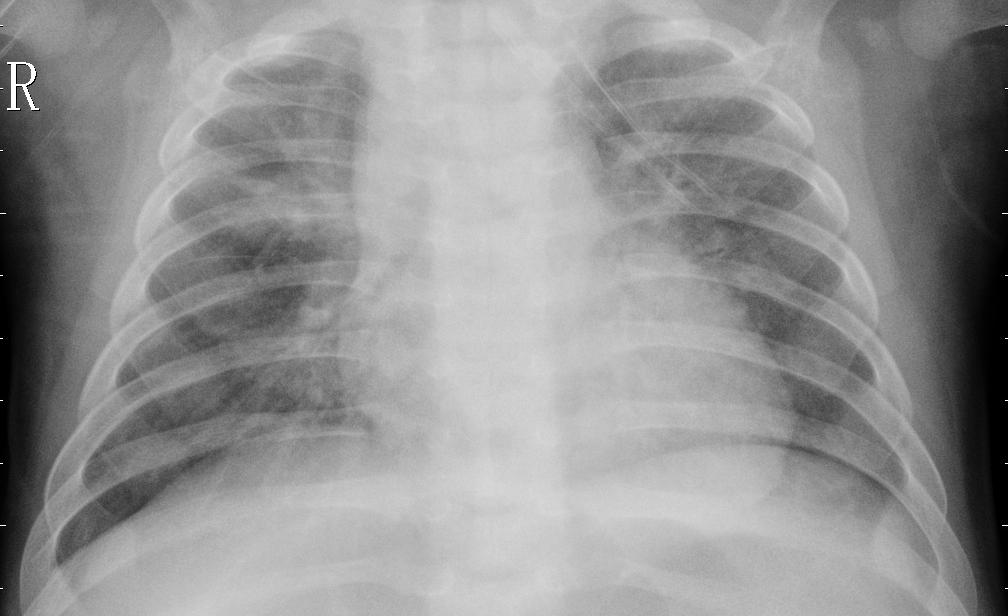
#> input picture X-Ray_image.jpeg, 1008 x 616 px, found by its file name
$ jupyter execute CLHE.ipynb
#> lines starting #> are read from the running program, lines starting #| are printed output that depends on the picture
[cell 1]
import cv2
import pandas as pd
import numpy as np
import matplotlib.pyplot as plt
from skimage.metrics import structural_similarity as ssim

[cell 2]
img=cv2.imread("/content/X-Ray_image.jpeg")
#> img is the input picture: shape (616, 1008, 3); min 0, max 255, mean 146.9
plt.imshow(img)

[cell 3]
# from google.colab import drive
# drive.mount('/content/drive')

[cell 4]
channels=img.shape[2]
#> channels = 3

[cell 5]
channels
#> Out = 3

[cell 6]
if(channels==1): # If grayscale
  In=np.asarray(img.flat)
  In
if(channels==3): # If 3-channel rgb
  Lab_img=cv2.cvtColor(img,cv2.COLOR_BGR2LAB)
#> Lab_img: shape (616, 1008, 3); mean of channels 0, 1, 2 153.8, 128, 128
  L,a,b=cv2.split(Lab_img)
#> a: shape (616, 1008); every value is 128
  L1=L.copy()
  In=np.asarray(L.flat)

[cell 7]
plt.imshow(L)

[cell 8]
L.shape
#> Out = (616, 1008)

[cell 9]
L.size
#> Out = 620928

[cell 10]
In.shape
#> Out = (620928,)

[cell 11]
In.size
#> Out = 620928

[cell 12]
In

[cell 13]
#generating a histogram
def gen_histogram(image,bins):
#> called with image = array of shape (620928,), bins = 256
  hist=np.zeros(bins)

  for i in image:
    hist[i]+=1
#> this loop made 620928 passes
#> i on passes 1 to 3: 133, 137, 141
#> after the loop, hist = 256 values, max 16040 at index 208, min 0 at index 4, mean 2425.5

  return hist


def calc_pdf(hist): #calculating probability density function
  N=np.sum(hist)
  N
  pdf=np.zeros(256)
  for i in range(0,256):
    pdf[i]=hist[i]/N

  return pdf

def check_limit(hist, limit):
    flag=False
    for i in range(256):
        if hist[i] > limit:
          print(i)
          flag=True
          return flag
          break  # Return True if any bin exceeds the limit
    return flag  # Return False if no bin exceeds the limit


def clip(image, clip_limit, hist):
  limit = image.shape[0] * image.shape[1] * clip_limit / 100
  print(limit)
  extrapixels = 0
  l = []
  while check_limit(hist, limit):

        # Find excess pixels and limit bins exceeding the limit
      for i in range(256):
          if hist[i] > limit:
             extrapixels += hist[i] - limit
             hist[i] = limit
             l.append(i)

        # Redistribute excess pixels among other bins
  print(l)
  sharepixels = extrapixels // (256 - len(l))  # Pixels to distribute per bin
  print(sharepixels)
  for i in range(256):
       if i in l:
        hist[i]=limit
       else:
         hist[i] += sharepixels

  return hist.astype('int'), l


def calc_cdf(image): #Calculating cumulative density function
  cdf=np.zeros(256)
  for i in range(0,256):
    if i==256:
       cdf[i]= np.sum(image)
    else:
      for j in range(0,i+1):
        cdf[i]+=image[j]

  return cdf

def new_intensities(image):
  for i in range(0,256):
    image[i]=image[i]*255
  return image

def get_new_image(New_values, Intensity_array):
    for i in range(len(Intensity_array)):
        if 0 <= Intensity_array[i] < len(New_values):
            Intensity_array[i] = New_values[Intensity_array[i]]
    return Intensity_array

[cell 14]
Histogram=gen_histogram(In,256)
#> Histogram has the same summary as hist in gen_histogram
plt.plot(Histogram)
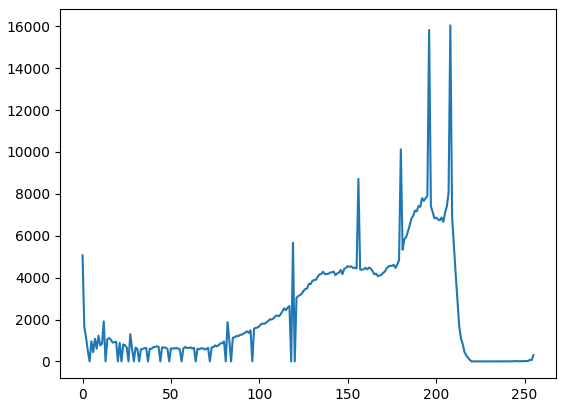
#> figure drawn by matplotlib, 1 panel; curve peaks at x = 208, y = 16040

[cell 15]
HistInt=Histogram.astype('int')
#> HistInt has the same summary as hist in gen_histogram
HistInt
#> Out has the same summary as hist in gen_histogram

[cell 16]
np.sum(HistInt)
#> Out = 620928

[cell 17]
Clip_Hist,l=clip(L,2,HistInt)
#| 12418.56
#> in check_limit, `flag=False`: flag = False
#| 196
#> the loop in clip, `while check_limit(hist, limit):` made 1 pass
#> after the loop in clip, `while check_limit(hist, limit):`: extrapixels = 7024.9; hist = 256 values, max 12418 at index 196, min 0 at index 4, mean 2398.1; l = [196, 208]
#| [196, 208]
#> in clip, `sharepixels = extrapixels // (256 - len(l))`: sharepixels = 27
#| 27.0
#> after the loop in clip, `for i in range(256):`: hist = 256 values, max 12418 at index 196, min 27 at index 4, mean 2424.8
#> Clip_Hist has the same summary as hist in clip; l = [196, 208]

[cell 18]
Clip_Hist
#> Out has the same summary as hist in clip

[cell 19]
np.sum(Clip_Hist)
#> Out = 620760

[cell 20]
plt.plot(Clip_Hist)
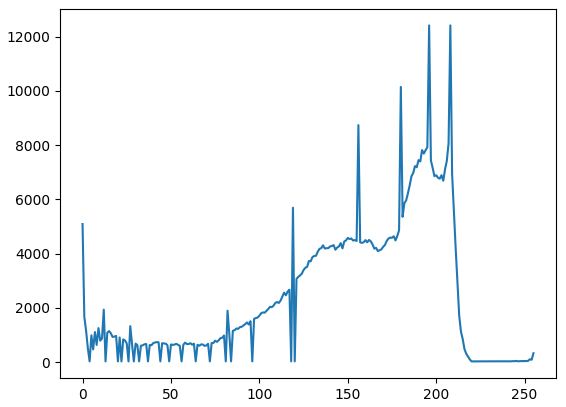
#> figure drawn by matplotlib, 1 panel; curve peaks at x = 196, y = 12418

[cell 21]
PDF=calc_pdf(Clip_Hist)
#> after the loop in calc_pdf, `for i in range(0,256):`: pdf = 256 values, max 0.02 at index 196, min 4.35e-05 at index 4, mean 0.00391
#> PDF has the same summary as pdf in calc_pdf
PDF
#> Out has the same summary as pdf in calc_pdf

[cell 22]
CDF=calc_cdf(PDF)
#> after the loop in calc_cdf, `for i in range(0,256):`: cdf = 256 values from 0.0082 to 1
#> CDF = 256 values from 0.0082 to 1
CDF
#> Out = 256 values from 0.0082 to 1

[cell 23]
New_pixel=new_intensities(CDF)
#> after the loop in new_intensities, `for i in range(0,256):`: image = 256 values from 2.09 to 255
#> New_pixel = 256 values from 2.09 to 255
New_pixel
#> Out = 256 values from 2.09 to 255

[cell 24]
New_pixel_int=New_pixel.astype('int')
#> New_pixel_int = 256 values from 2 to 255
New_pixel_int
#> Out = 256 values from 2 to 255

[cell 25]
Equal_L=get_new_image(New_pixel_int, In)
Equal_L

[cell 26]
Equal_L.shape
#> Out = (620928,)

[cell 27]
Equal_Hist=gen_histogram(Equal_L,256)
#> the loop in gen_histogram (call 2), `for i in image:` made 620928 passes
#> i on passes 1 to 3: 70, 77, 84
#> Equal_Hist = 256 values, max 16040 at index 244, min 0 at index 0, mean 2425.5
plt.plot(Equal_Hist)
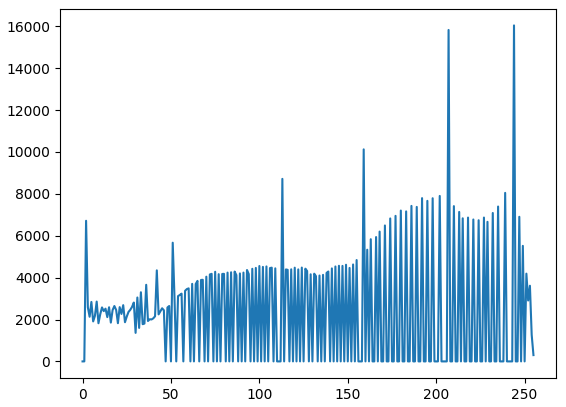
#> figure drawn by matplotlib, 1 panel; curve peaks at x = 244, y = 16040

[cell 28]
Equal_Hist.astype('int')
#> Out has the same summary as Equal_Hist

[cell 29]
Equal_L = np.reshape(Equal_L, L.shape)
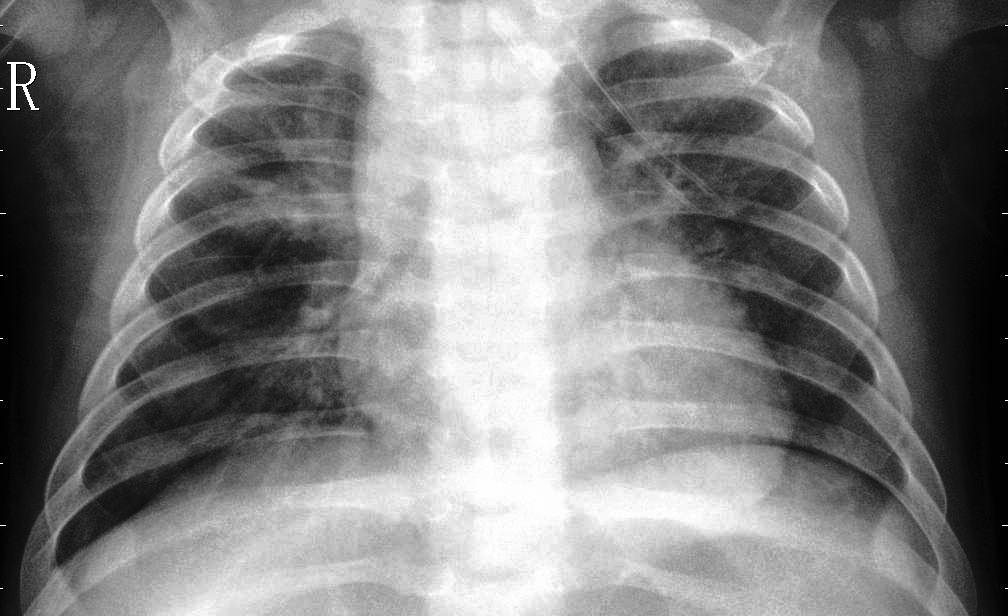
#> Equal_L: shape (616, 1008); min 2, max 255, mean 129.5

[cell 30]
plt.imshow(Equal_L, cmap='gray')

[cell 31]
score, _ = ssim(L1, Equal_L, full=True)
#> score = 0.791

[cell 32]
score
#> Out = 0.791

[cell 33]
_

[cell 34]
def evaluate_fitness(original_image, processed_image):

    ogn_flat = original_image.flatten()
    pcs_flat = processed_image.flatten()

    mse = np.mean((ogn_flat - pcs_flat) ** 2)
#> mse = 94.53
    max_pixel = 255.0

    psnr = 20 * np.log10(max_pixel / np.sqrt(mse))
#> psnr = 28.38
    return psnr

[cell 35]
PSNR=evaluate_fitness(L1, Equal_L)
#> PSNR = 28.38

[cell 36]
PSNR
#> Out = 28.38

[cell 37]
New_img= cv2.merge((Equal_L,a,b))
#> New_img: shape (616, 1008, 3); mean of channels 0, 1, 2 129.5, 128, 128

[cell 38]
plt.imshow(New_img)

[cell 39]
Hist_img= cv2.cvtColor(New_img,cv2.COLOR_LAB2BGR)

[cell 40]
plt.imshow(Hist_img)

[cell 41]
import matplotlib.pyplot as plt
import cv2

# Convert images from BGR to RGB format (assuming OpenCV reads images in BGR format)
original_image = cv2.cvtColor(img, cv2.COLOR_BGR2RGB)
enhanced_image = cv2.cvtColor(Hist_img, cv2.COLOR_BGR2RGB)

# Create a figure and axis objects
fig, axes = plt.subplots(1, 2, figsize=(12, 6))

# Display original image
axes[0].imshow(img)
axes[0].set_title('Original')  # Add label 'Before' to the original image
axes[0].axis('off')

# Display enhanced image
axes[1].imshow(Hist_img)
axes[1].set_title('Enhanced')  # Add label 'After' to the enhanced image
axes[1].axis('off')

# Show the plot
plt.show()
#> figure, not shown here; B, G, R data is drawn as R, G, B

[cell 42]
clahe=cv2.createCLAHE(clipLimit=3.0,tileGridSize=(8,8))
clahe_img=clahe.apply(L)
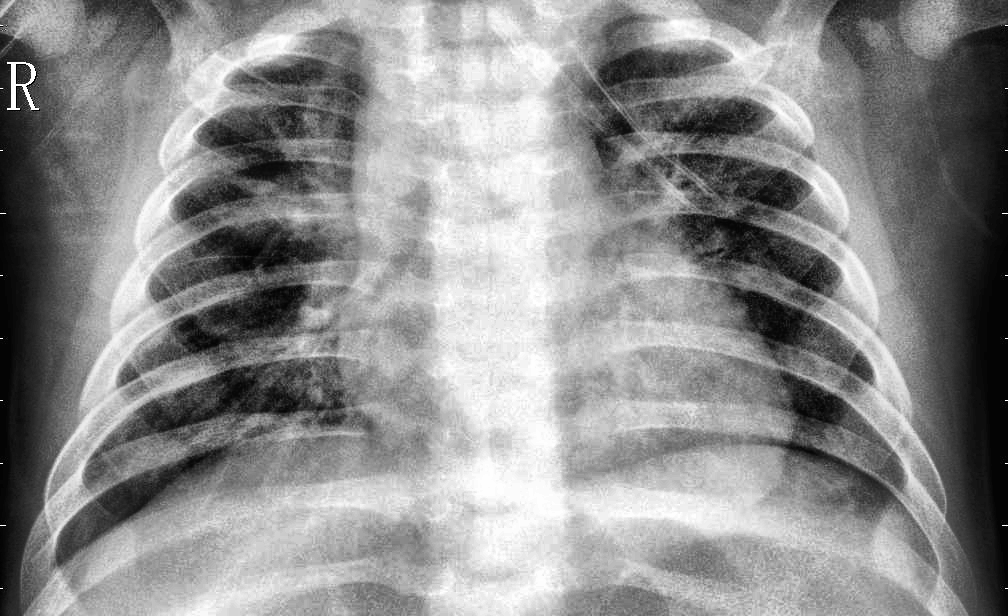
#> clahe_img: shape (616, 1008); min 1, max 255, mean 141.3

[cell 43]
New_img2= cv2.merge((clahe_img,a,b))
#> New_img2: shape (616, 1008, 3); mean of channels 0, 1, 2 141.3, 128, 128

[cell 44]
CLAHE_img=cv2.cvtColor(New_img2, cv2.COLOR_LAB2BGR)
